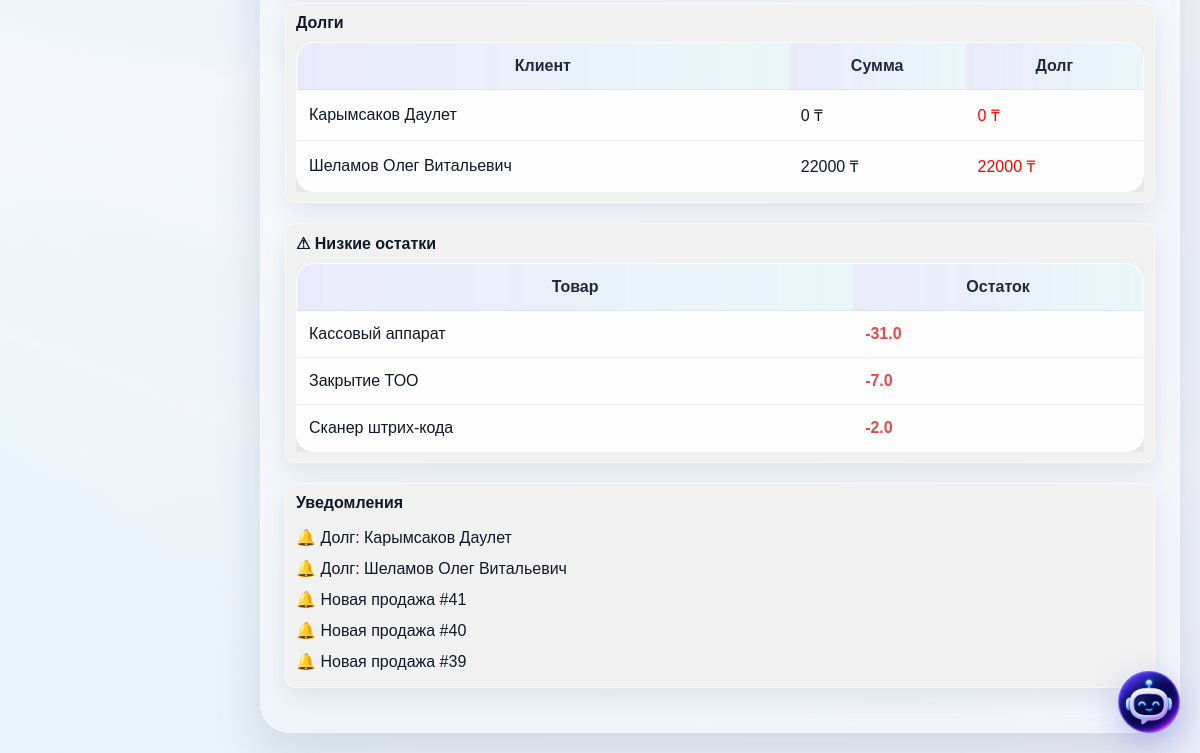
The page /dashboard (signed in, lower part) on the database as committed earlier.
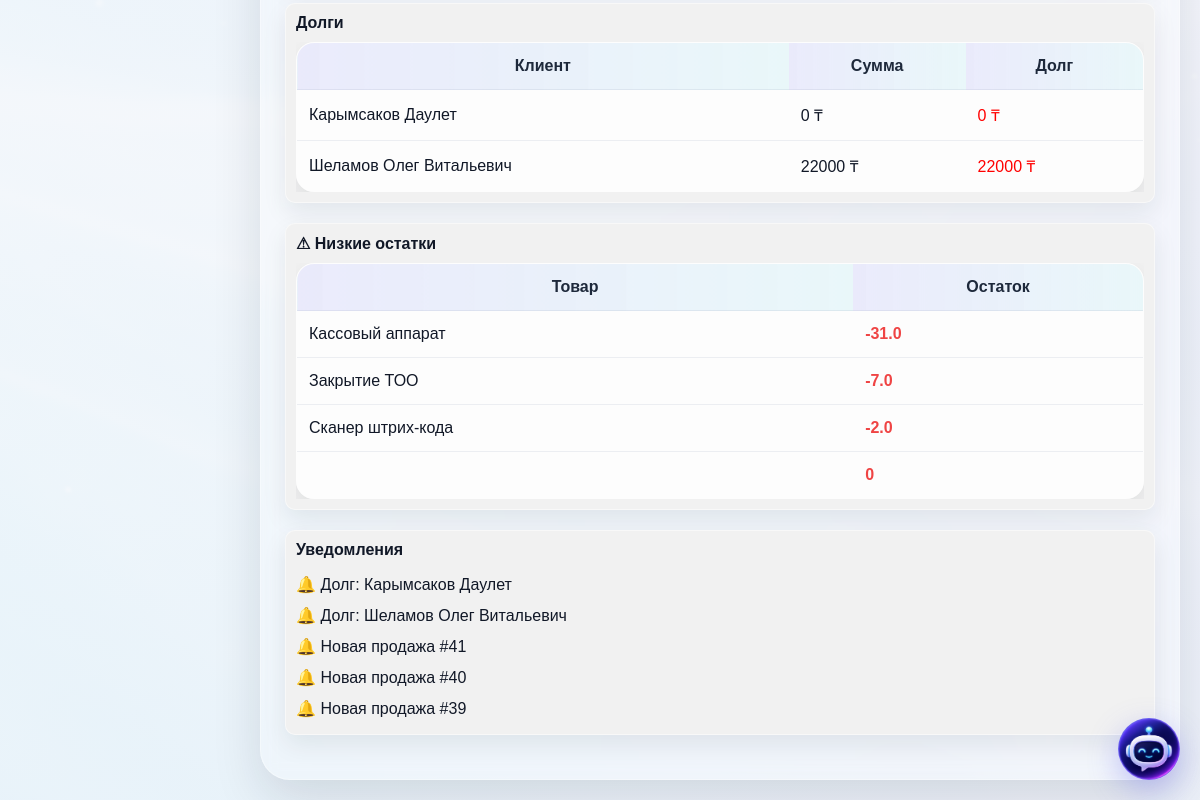
The same page on the database as committed later.
### tables this page shows
CREATE TABLE sales (
        id INTEGER PRIMARY KEY AUTOINCREMENT,
        client_id INTEGER,
        total_amount INTEGER,
        paid_amount INTEGER,
        status TEXT,
        created_at TEXT
    , company_id INTEGER, paid_at TEXT, sale_type TEXT, cash_amount INTEGER DEFAULT 0, card_amount INTEGER DEFAULT 0, kaspi_amount INTEGER DEFAULT 0, is_processed INTEGER DEFAULT 0);

CREATE TABLE clients (
        id INTEGER PRIMARY KEY,
        is_deleted INTEGER DEFAULT 0,
        full_name TEXT,
        phone TEXT,
        status TEXT,
        category TEXT,
        payment TEXT,
        comment TEXT,
        address TEXT,
        created_at TEXT,
        iin TEXT,
        company_name TEXT,
        photo TEXT,
        comment_photos TEXT
    , company_id INTEGER, contract_number TEXT, contract_date TEXT);

CREATE TABLE items (
        id INTEGER PRIMARY KEY AUTOINCREMENT,
        name TEXT,
        price INTEGER,
        category TEXT,
        type TEXT
    , description TEXT, retail_price INTEGER, wholesale_price INTEGER, discount_percent INTEGER, purchase_price INTEGER, barcode TEXT, company_id INTEGER, unit TEXT, markup_percent REAL DEFAULT 0, quantity REAL DEFAULT 0);

### routes/dashboard.py (the view)
@dashboard_bp.route("/dashboard")
def dashboard():
    conn = get_db()
    conn.row_factory = sqlite3.Row
    company_id = session.get("company_id")
    total = conn.execute("""
        SELECT SUM(total_amount) as total
        FROM sales
        WHERE company_id = ?
    """, (company_id,)).fetchone()["total"] or 0
    today_str = datetime.now().strftime("%Y-%m-%d")
    today = conn.execute("""
        SELECT SUM(total_amount) as total
        FROM sales
        WHERE DATE(created_at) = ?
        AND company_id = ?
    """, (today_str, company_id)).fetchone()["total"] or 0
    payments = conn.execute("""
        SELECT
            SUM(cash_amount) as cash,
            SUM(card_amount) as card,
            SUM(kaspi_amount) as kaspi
        FROM sales
        WHERE company_id = ?
    """, (company_id,)).fetchone()
    sales = conn.execute("""
        SELECT sales.*, clients.full_name
        FROM sales
        LEFT JOIN clients ON sales.client_id = clients.id
        WHERE sales.company_id = ?
        ORDER BY sales.id DESC
        LIMIT 5
    """, (company_id,)).fetchall()
    chart_data = conn.execute("""
        SELECT DATE(created_at) as date, SUM(total_amount) as total
        FROM sales
        WHERE company_id = ?
        GROUP BY DATE(created_at)
        ORDER BY date DESC
        LIMIT 7
    """, (company_id,)).fetchall()
    chart_labels = []
    chart_values = []
    for row in reversed(chart_data):
        chart_labels.append(row["date"])
        chart_values.append(row["total"] or 0)
    debts = conn.execute("""
        SELECT clients.full_name, sales.total_amount, sales.paid_amount
        FROM sales
        JOIN clients ON sales.client_id = clients.id
        WHERE sales.company_id = ?
        AND sales.status != 'Оплачено'
        ORDER BY sales.id DESC
        LIMIT 5
    """, (company_id,)).fetchall()
    notifications = []
    for d in debts:
        notifications.append(f"Долг: {d['full_name']}")
    recent = conn.execute("""
        SELECT id FROM sales
        WHERE company_id = ?
        ORDER BY id DESC
        LIMIT 3
    """, (company_id,)).fetchall()
    for r in recent:
        notifications.append(f"Новая продажа #{r['id']}")
    low_stock = conn.execute("""

    SELECT
        items.name,

        COALESCE(
            SUM(
                CASE
                    WHEN stock_movements.movement_type='income'
                    THEN stock_movements.quantity

                    WHEN stock_movements.movement_type='sale'
                    THEN -stock_movements.quantity

                    WHEN stock_movements.movement_type='writeoff'
                    THEN -stock_movements.quantity
                END
            ),
            0
        ) as stock

    FROM items

    LEFT JOIN stock_movements
    ON items.id = stock_movements.item_id

    WHERE items.company_id = ?

    GROUP BY items.id

    HAVING stock <= 5

    ORDER BY stock ASC

    """, (
        session.get("company_id"),
    )).fetchall()
    conn.close()
    return render_template(
        "dashboard.html",
        total=total,
        today=today,
        payments=payments,
        sales=sales,
        chart_labels=chart_labels,
        chart_values=chart_values,
        debts=debts,
        low_stock=low_stock,
        notifications=notifications
    )

### app.py (called while the page is built, shortened)
@app.before_request
def check_company_access():
    if session.get("is_super_admin") or session.get("is_creator"):
        return

### models.py (called while the page is built)
def get_db():
    conn = sqlite3.connect(DATABASE, timeout=5)
    conn.row_factory = sqlite3.Row
    return conn

### templates/dashboard.html (shortened to what this page needs)
{% extends "base.html" %}
{% block content %}
<div class="card">
    <div class="title">Долги</div>
    <div class="table-wrapper">
		<table>
			<thead>
				<tr>
					<th>Клиент</th>
					<th>Сумма</th>
					<th>Долг</th>
				</tr>
			</thead>
			<tbody>
				{% for d in debts %}
				<tr>
					<td>{{ d.full_name }}</td>
					<td>{{ d.total_amount }} ₸</td>
					<td style="color:red;">
						{{ d.total_amount - d.paid_amount }} ₸
					</td>
				</tr>
				{% endfor %}
			</tbody>
		</table>
	</div>
</div>
<div class="card">
    <div class="title">
        ⚠ Низкие остатки
    </div>
    <div class="table-wrapper">
		<table>
			<thead>
				<tr>
					<th>Товар</th>
					<th>Остаток</th>
				</tr>
			</thead>
			<tbody>
			{% for item in low_stock %}
				<tr>
					<td>
						{{ item.name }}
					</td>
					<td style="color:#ef4444;font-weight:bold;">
						{{ item.stock }}
					</td>
				</tr>
			{% endfor %}
			</tbody>
		</table>
	</div>
</div>
<div class="card">
    <div class="title">Уведомления</div>
    {% for n in notifications %}
        <div style="padding:6px 0;">
            🔔 {{ n }}
        </div>
    {% endfor %}
</div>
{% endblock %}

Rows that differ between the two databases and show on the page:
added items: stock "0"
